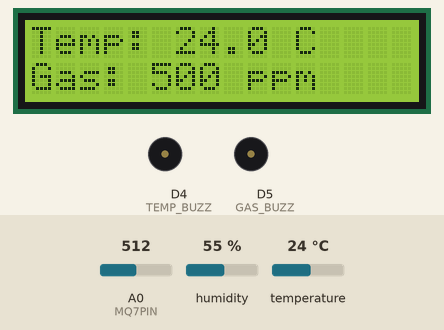
Simulated run of this sketch. Board: ESP8266 (NodeMCU). On the bench: 16×2 character LCD, buzzer (waves = sounding, pin HIGH). The test bench sets the inputs (shaded band); at power-on: temperature 24 °C, A0 (MQ7PIN) = 512, humidity 55 %. WiFi joins after 1.5 s; servers stay silent unless stated; what the sketch prints to the serial monitor is not drawn.

Above: at 4.7 s.
4.8 s: temperature set to 39 °C
At 6.2 s:
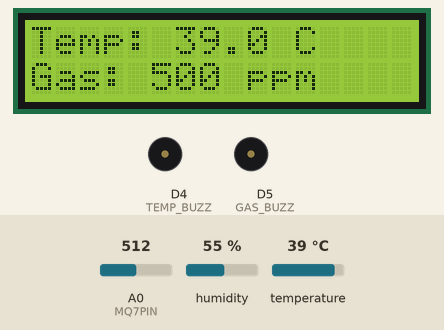
7.8 s: temperature set to 42 °C
At 8.9 s:
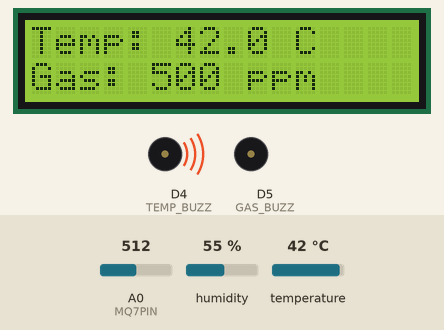
10.8 s: A0 (MQ7PIN) set to 707
At 13.6 s:
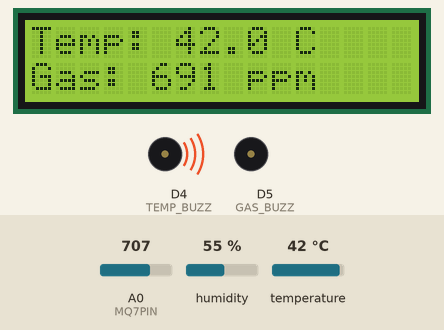
14.1 s: A0 (MQ7PIN) set to 732
At 16.3 s:
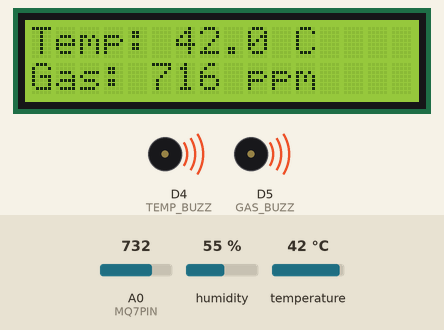
17.1 s: temperature set to 12 °C
At 18.8 s:
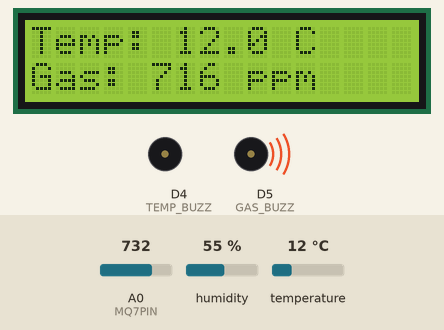
Timing chart, 0 to 20.3 s (numbered marks = the images above; inputs shaded):
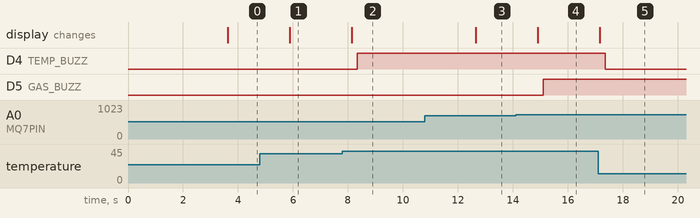

The sketch:

finalnodemcu_code.ino
```cpp
#include <LiquidCrystal_I2C.h>
#include <DHT.h>
#include <ESP8266WiFi.h>

//thingspeak connection
String apiKey = "api_key";     //  Enter your Write API key from ThingSpeak

const char *ssid =  "ssid";     // replace with your wifi ssid and wpa2 key
const char *pass =  "wifi_password";
const char* server = "api.thingspeak.com";

// Define pins
#define DHTPIN D3         // DHT11 data pin connected to NodeMCU D3
#define MQ7PIN A0         // MQ2 analog output connected to NodeMCU A0
#define TEMP_BUZZ D4      // LED for temperature warning
#define GAS_BUZZ D5       // LED for gas warning

// Define thresholds
#define TEMP_THRESHOLD 40.0   // Temperature threshold in Celsius
#define GAS_THRESHOLD 700   // Gas concentration threshold (adjust based on calibration)

// Initialize DHT sensor
#define DHTTYPE DHT11
DHT dht(DHTPIN, DHTTYPE);

// Set the LCD address to 0x27 for a 16 chars and 2 line display
LiquidCrystal_I2C lcd(0x27, 16, 2);

WiFiClient client;

void setup() {
  // Initialize serial communication
  Serial.begin(115200);
    // Turn off BUZZER INITIALLY initially


  // Initialize the LCD
  lcd.init();
  lcd.backlight();
  lcd.clear();
  lcd.setCursor(0, 0);
  lcd.print("Initializing...");

  // Initialize DHT sensor
  dht.begin();

  // Set pin modes
  pinMode(TEMP_BUZZ, OUTPUT);
  pinMode(GAS_BUZZ, OUTPUT);
  digitalWrite(TEMP_BUZZ, LOW);
  digitalWrite(GAS_BUZZ, LOW);


  //connecting to wifi
  Serial.println("Connecting to ");
  Serial.println(ssid);
  WiFi.begin(ssid, pass);

  while (WiFi.status() != WL_CONNECTED)
    {
      delay(500);
      Serial.print(".");
    }
  Serial.println("");
  Serial.println("WiFi connected");

  delay(2000); // Give sensors time to initialize
  lcd.clear();
}

void loop() {
   float heartRate = 0.0;
  float weight = 0.0;
  float dust = 0.0;

  if (Serial.available()) {
    String incomingData = Serial.readStringUntil('\n');
    incomingData.trim(); // Remove \r or whitespace

    Serial.println("From Arduino: " + incomingData);

    int firstComma = incomingData.indexOf(',');
    int secondComma = incomingData.indexOf(',', firstComma + 1);

    if (firstComma > 0 && secondComma > firstComma) {
      String hrStr = incomingData.substring(0, firstComma);
      String wtStr = incomingData.substring(firstComma + 1, secondComma);
      String dustStr = incomingData.substring(secondComma + 1);

      heartRate = hrStr.toFloat();
      weight = wtStr.toFloat();
      dust = dustStr.toFloat();
    }
  }


  // Read sensors
  float temperature = dht.readTemperature();
  int gasValue = analogRead(MQ7PIN);
  int gasPPM = map(gasValue, 0, 1023, 0, 1000);

  // Sensor error check
  if (isnan(temperature)) {
    Serial.println("Failed to read from DHT sensor!");
    lcd.clear();
    lcd.setCursor(0, 0);
    lcd.print("DHT Error");
    delay(2000);
    return;
  }

  // LCD Display
  lcd.clear();
  lcd.setCursor(0, 0);
  lcd.print("Temp: ");
  lcd.print(temperature, 1);
  lcd.print(" C");

  lcd.setCursor(0, 1);
  lcd.print("Gas: ");
  lcd.print(gasPPM);
  lcd.print(" ppm");


  // ThingSpeak Upload
  if (client.connect(server, 80)) {
    String postStr = apiKey;
    postStr += "&field1=" + String(temperature);
    postStr += "&field2=" + String(weight);
    postStr += "&field3=" + String(gasPPM);
    postStr += "&field4=" + String(heartRate);
    postStr += "&field5=" + String(dust);
    postStr += "\r\n\r\n";

    client.println("POST /update HTTP/1.1");
    client.println("Host: api.thingspeak.com");
    client.println("Connection: close");
    client.println("X-THINGSPEAKAPIKEY: " + apiKey);
    client.println("Content-Type: application/x-www-form-urlencoded");
    client.println("Content-Length: " + String(postStr.length()));
    client.println();
    client.print(postStr);

    Serial.print("Temperature: ");
    Serial.print(temperature);
    Serial.print("°C, Gas: ");
    Serial.print(gasValue);
    Serial.println(". Sent to ThingSpeak.");
  }
  client.stop();

 // Control LED and buzzer based on thresholds
  if (temperature > TEMP_THRESHOLD) {
    digitalWrite(TEMP_BUZZ, HIGH);
  } else {
    digitalWrite(TEMP_BUZZ, LOW);
  }

  if (gasPPM > GAS_THRESHOLD) {
    digitalWrite(GAS_BUZZ, HIGH);
  } else {
    digitalWrite(GAS_BUZZ, LOW);
  }


  Serial.print("Heart Rate: ");
  Serial.print(heartRate);
  Serial.print(" bpm | Weight: ");
  Serial.print(weight);
  Serial.print(" kg | Dust: ");
  Serial.print(dust);
  Serial.println(" mg/m3");

  delay(2000); // ThingSpeak requires 15s between updates (minimum)
}
```

Measured:
- the behaviour switches between 40 and 41 °C on temperature (found by bisection; images 1 and 2)
- the behaviour switches between 716 and 717 on A0 (MQ7PIN) (found by bisection; images 3 and 4)
- after the input at 4.8 s, the display: changes after 1.1 s (image 1)
- after the input at 7.8 s, D4 (TEMP_BUZZ): LOW → HIGH after 0.54 s; the display: changes after 0.34 s (image 2)
- after the input at 10.8 s, the display: changes after 1.9 s (image 3)
- after the input at 14.1 s, D5 (GAS_BUZZ): LOW → HIGH after 1.0 s; the display: changes after 0.81 s (image 4)
- after the input at 17.1 s, D4 (TEMP_BUZZ): HIGH → LOW after 0.26 s; the display: changes after 0.06 s (image 5)
